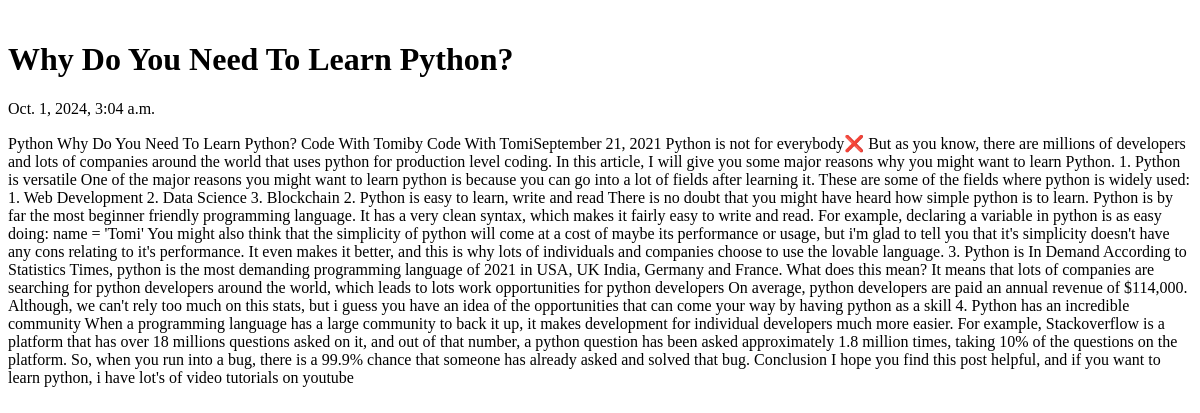
Page /blog/2 on the committed database.
### ukponoblog/models.py (models this page shows)
class blogs(models.Model):
    title = models.CharField(max_length=200)
    body = models.CharField(max_length=100000000)
    current_date = models.DateTimeField(default=datetime.now,blank=True)

### ukponoblog/views.py (the view)
# urls.py: 2. Add a URL to urlpatterns:  path('blog/', include('blog.urls'))
def blog (request,pk):
    bloga = blogs.objects.get(id=pk)
    return render(request,"blog.html",{"bloga" : bloga} )

### ukponoblog/templates/blog.html (shortened to what this page needs)
{% load static %}
<!DOCTYPE html>
<html lang="en">
<head>
</head>
<body>
<link rel="stylesheet" href="{% static "style.css" %}">
<div class="headers">
<div class="cards-container">
 <div class="cards">
<h1>{{bloga.title}}</h1>
<p>{{bloga.current_date}}</p>
<p>{{bloga.body}}</p>
 </div>
</div>
</div>
</body>
</html>

### ukponoblog/static/style.css (style rules this page uses)
.cards-container { display: flex; flex-wrap: wrap; justify-content: center; margin: 20px 0; text-decoration: none; }

### rows in the picture
blogs: title "Why Do You Need To Learn Python?", current_date "Oct. 1, 2024, 3:04 a.m.", body "Python Why Do You Need To Learn Python? Code With Tomiby Code With TomiSeptember 21, 2021 Python is not for everybody❌ But as you know, there are millions of developers and lots of companies around the world that uses python for production level coding. In this article, I will give you some major reasons why you might want to learn Python. 1. Python is versatile One of the major reasons you might want to learn python is because you can go into a lot of fields after learning it. These are some of the fields where python is widely used: 1. Web Development 2. Data Science 3. Blockchain 2. Python is easy to learn, write and read There is no doubt that you might have heard how simple python is…"
